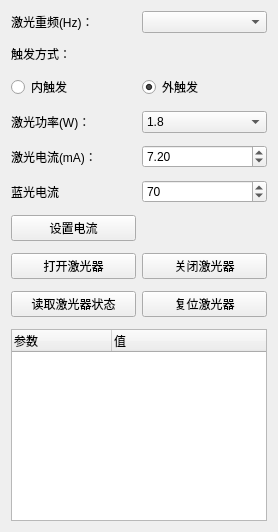
        <widget class="QWidget" name="tab_2">
         <attribute name="title">
          <string>激光</string>
         </attribute>
         <layout class="QGridLayout" name="gridLayout">
          <property name="sizeConstraint">
           <enum>QLayout::SetDefaultConstraint</enum>
          </property>
          <property name="verticalSpacing">
           <number>12</number>
          </property>
          <item row="3" column="0">
           <widget class="QLabel" name="label_laserPower">
            <property name="text">
             <string>激光功率(W)：</string>
            </property>
           </widget>
          </item>
          <item row="13" column="0">
           <widget class="QPushButton" name="btn_laserReadInfo">
            <property name="text">
             <string>读取激光器状态</string>
            </property>
           </widget>
          </item>
          <item row="2" column="0">
           <widget class="QRadioButton" name="rbtn_triggerInside">
            <property name="text">
             <string>内触发</string>
            </property>
           </widget>
          </item>
          <item row="0" column="1">
           <widget class="QComboBox" name="comboBox_laserFreq">
            <property name="toolTip">
             <string>打开激光器时，才会设置新的重频</string>
            </property>
           </widget>
          </item>
          <item row="10" column="0">
           <widget class="QPushButton" name="btn_laserOpen">
            <property name="toolTip">
             <string>1. 设置外触发频率；2.打开激光器</string>
            </property>
            <property name="text">
             <string>打开激光器</string>
            </property>
           </widget>
          </item>
          <item row="1" column="0">
           <widget class="QLabel" name="label_triggerMode">
            <property name="text">
             <string>触发方式：</string>
            </property>
           </widget>
          </item>
          <item row="2" column="1">
           <widget class="QRadioButton" name="rbtn_triggerOutside">
            <property name="text">
             <string>外触发</string>
            </property>
            <property name="checked">
             <bool>true</bool>
            </property>
           </widget>
          </item>
          <item row="14" column="0" colspan="2">
           <widget class="QTreeWidget" name="treeWidget_laser">
            <column>
             <property name="text">
              <string>参数</string>
             </property>
            </column>
            <column>
             <property name="text">
              <string>值</string>
             </property>
            </column>
           </widget>
          </item>
          <item row="3" column="1">
           <widget class="QComboBox" name="comboBox_laserPower">
            <property name="sizeAdjustPolicy">
             <enum>QComboBox::AdjustToMinimumContentsLength</enum>
            </property>
            <item>
             <property name="text">
              <string>1.8</string>
             </property>
            </item>
            <item>
             <property name="text">
              <string>4.5</string>
             </property>
            </item>
            <item>
             <property name="text">
              <string>7.6</string>
             </property>
            </item>
           </widget>
          </item>
          <item row="10" column="1">
           <widget class="QPushButton" name="btn_laserClose">
            <property name="text">
             <string>关闭激光器</string>
            </property>
           </widget>
          </item>
          <item row="8" column="0">
           <widget class="QPushButton" name="btn_laserSetCurrent">
            <property name="text">
             <string>设置电流</string>
            </property>
           </widget>
          </item>
          <item row="0" column="0">
           <widget class="QLabel" name="label_7">
            <property name="text">
             <string>激光重频(Hz)：</string>
            </property>
           </widget>
          </item>
          <item row="5" column="1">
           <widget class="QSpinBox" name="spinBox_laserBlueCurrent">
            <property name="maximum">
             <number>110</number>
            </property>
            <property name="value">
             <number>70</number>
            </property>
           </widget>
          </item>
          <item row="4" column="0">
           <widget class="QLabel" name="label_laserGreenCurrent">
            <property name="text">
             <string>激光电流(mA)：</string>
            </property>
           </widget>
          </item>
          <item row="5" column="0">
           <widget class="QLabel" name="label_laserBlueCurrent">
            <property name="text">
             <string>蓝光电流</string>
            </property>
           </widget>
          </item>
          <item row="4" column="1">
           <widget class="QDoubleSpinBox" name="doubleSpinBox_laserGreenCurrent">
            <property name="maximum">
             <double>9999.989999999999782</double>
            </property>
            <property name="value">
             <double>7.200000000000000</double>
            </property>
           </widget>
          </item>
          <item row="13" column="1">
           <widget class="QPushButton" name="btn_laserReset">
            <property name="text">
             <string>复位激光器</string>
            </property>
           </widget>
          </item>
         </layout>
        </widget>
